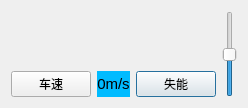
    <widget class="QWidget" name="tab_2">
     <attribute name="title">
      <string>车体</string>
     </attribute>
     <layout class="QVBoxLayout" name="verticalLayout_33">
      <item>
       <layout class="QHBoxLayout" name="horizontalLayout_38">
        <item>
         <layout class="QVBoxLayout" name="verticalLayout_9">
          <item>
           <layout class="QGridLayout" name="gridLayout_6">
            <item row="1" column="1">
             <widget class="QPushButton" name="robot_control_stop">
              <property name="styleSheet">
               <string notr="true">border:none</string>
              </property>
              <property name="text">
               <string/>
              </property>
              <property name="icon">
               <iconset resource="../resources/resources.qrc">
                <normaloff>:/imgs/stop_off.png</normaloff>
                <normalon>:/imgs/stop.png</normalon>:/imgs/stop_off.png</iconset>
              </property>
              <property name="iconSize">
               <size>
                <width>48</width>
                <height>48</height>
               </size>
              </property>
              <property name="checkable">
               <bool>true</bool>
              </property>
             </widget>
            </item>
            <item row="1" column="0">
             <widget class="QPushButton" name="robot_control_left">
              <property name="styleSheet">
               <string notr="true">border:none</string>
              </property>
              <property name="text">
               <string/>
              </property>
              <property name="icon">
               <iconset resource="../resources/resources.qrc">
                <normaloff>:/imgs/left.png</normaloff>:/imgs/left.png</iconset>
              </property>
              <property name="iconSize">
               <size>
                <width>48</width>
                <height>48</height>
               </size>
              </property>
             </widget>
            </item>
            <item row="0" column="0">
             <widget class="QPushButton" name="robot_control_up_left">
              <property name="styleSheet">
               <string notr="true">border:none</string>
              </property>
              <property name="text">
               <string/>
              </property>
              <property name="icon">
               <iconset resource="../resources/resources.qrc">
                <normaloff>:/imgs/left_up.png</normaloff>:/imgs/left_up.png</iconset>
              </property>
              <property name="iconSize">
               <size>
                <width>48</width>
                <height>48</height>
               </size>
              </property>
             </widget>
            </item>
            <item row="1" column="2">
             <widget class="QPushButton" name="robot_control_right">
              <property name="styleSheet">
               <string notr="true">border:none</string>
              </property>
              <property name="text">
               <string/>
              </property>
              <property name="icon">
               <iconset resource="../resources/resources.qrc">
                <normaloff>:/imgs/right.png</normaloff>:/imgs/right.png</iconset>
              </property>
              <property name="iconSize">
               <size>
                <width>48</width>
                <height>48</height>
               </size>
              </property>
             </widget>
            </item>
            <item row="0" column="2">
             <widget class="QPushButton" name="robot_control_up_right">
              <property name="styleSheet">
               <string notr="true">border:none</string>
              </property>
              <property name="text">
               <string/>
              </property>
              <property name="icon">
               <iconset resource="../resources/resources.qrc">
                <normaloff>:/imgs/right_up.png</normaloff>:/imgs/right_up.png</iconset>
              </property>
              <property name="iconSize">
               <size>
                <width>48</width>
                <height>48</height>
               </size>
              </property>
             </widget>
            </item>
            <item row="2" column="0">
             <widget class="QPushButton" name="robot_control_down_left">
              <property name="styleSheet">
               <string notr="true">border:none</string>
              </property>
              <property name="text">
               <string/>
              </property>
              <property name="icon">
               <iconset resource="../resources/resources.qrc">
                <normaloff>:/imgs/left_down.png</normaloff>:/imgs/left_down.png</iconset>
              </property>
              <property name="iconSize">
               <size>
                <width>48</width>
                <height>48</height>
               </size>
              </property>
             </widget>
            </item>
            <item row="2" column="1">
             <widget class="QPushButton" name="robot_control_down">
              <property name="styleSheet">
               <string notr="true">border:none</string>
              </property>
              <property name="text">
               <string/>
              </property>
              <property name="icon">
               <iconset resource="../resources/resources.qrc">
                <normaloff>:/imgs/down.png</normaloff>:/imgs/down.png</iconset>
              </property>
              <property name="iconSize">
               <size>
                <width>48</width>
                <height>48</height>
               </size>
              </property>
             </widget>
            </item>
            <item row="2" column="2">
             <widget class="QPushButton" name="robot_control_down_right">
              <property name="styleSheet">
               <string notr="true">border:none</string>
              </property>
              <property name="text">
               <string/>
              </property>
              <property name="icon">
               <iconset resource="../resources/resources.qrc">
                <normaloff>:/imgs/right_down.png</normaloff>:/imgs/right_down.png</iconset>
              </property>
              <property name="iconSize">
               <size>
                <width>48</width>
                <height>48</height>
               </size>
              </property>
             </widget>
            </item>
            <item row="0" column="1">
             <widget class="QPushButton" name="robot_control_up">
              <property name="styleSheet">
               <string notr="true">border:none</string>
              </property>
              <property name="text">
               <string/>
              </property>
              <property name="icon">
               <iconset resource="../resources/resources.qrc">
                <normaloff>:/imgs/up.png</normaloff>:/imgs/up.png</iconset>
              </property>
              <property name="iconSize">
               <size>
                <width>48</width>
                <height>48</height>
               </size>
              </property>
             </widget>
            </item>
           </layout>
          </item>
          <item>
           <layout class="QHBoxLayout" name="horizontalLayout_30">
            <item>
             <widget class="QPushButton" name="CarSpeed">
              <property name="text">
               <string>车速</string>
              </property>
             </widget>
            </item>
            <item>
             <widget class="QLabel" name="label_speed_value">
              <property name="font">
               <font>
                <pointsize>11</pointsize>
               </font>
              </property>
              <property name="styleSheet">
               <string notr="true">background-color: rgb(0, 187, 255);
color:black</string>
              </property>
              <property name="text">
               <string>0m/s</string>
              </property>
              <property name="alignment">
               <set>Qt::AlignCenter</set>
              </property>
             </widget>
            </item>
            <item>
             <widget class="QPushButton" name="Car_Enable">
              <property name="text">
               <string>失能</string>
              </property>
              <property name="checkable">
               <bool>true</bool>
              </property>
              <property name="default">
               <bool>true</bool>
              </property>
             </widget>
            </item>
           </layout>
          </item>
         </layout>
        </item>
        <item>
         <widget class="QSlider" name="Car_Speed_Slide">
          <property name="maximum">
           <number>100</number>
          </property>
          <property name="value">
           <number>50</number>
          </property>
          <property name="orientation">
           <enum>Qt::Vertical</enum>
          </property>
         </widget>
        </item>
       </layout>
      </item>
     </layout>
    </widget>
